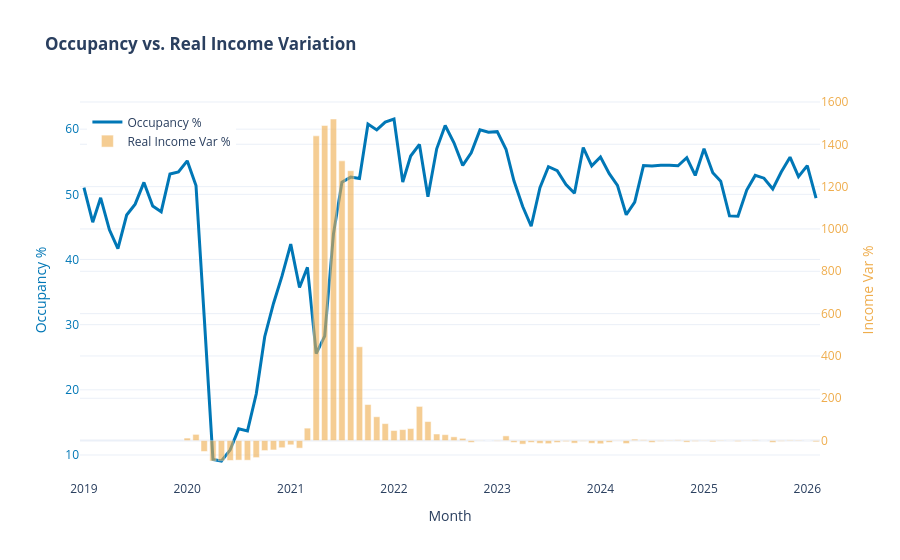

The notebook cell this image was saved under:
### Code cell
fig2 = go.Figure()

# Línea de Ocupación
fig2.add_trace(go.Scatter(x=df['Date'], y=df['Ocupacion_Caribe'],
                         name='Occupancy %', line=dict(color='#0077b6', width=3)))

# Barras de Variación de Ingresos (Eje secundario)
fig2.add_trace(go.Bar(x=df['Date'], y=df['Ingreso_Real_Var_Caribe'],
                     name='Real Income Var %', marker_color='#efad4d', 
                     opacity=0.6, yaxis='y2'))

fig2.update_layout(
    title='<b>Occupancy vs. Real Income Variation</b>',
    xaxis=dict(title='Month'),
    # AQUÍ ESTÁ EL CAMBIO: title ahora es un diccionario que contiene el texto y la fuente
    yaxis=dict(
        title=dict(text='Occupancy %', font=dict(color='#0077b6')), 
        tickfont=dict(color='#0077b6')
    ),
    yaxis2=dict(
        title=dict(text='Income Var %', font=dict(color='#efad4d')), 
        tickfont=dict(color='#efad4d'),
        overlaying='y', 
        side='right'
    ),
    legend=dict(x=0.01, y=0.98),
    template='plotly_white'
)

fig2.show()
